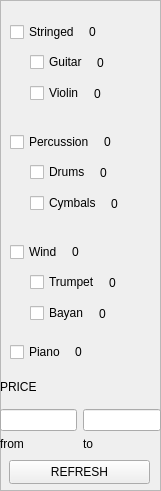
       <widget class="QFrame" name="music_frame">
        <property name="geometry">
         <rect>
          <x>10</x>
          <y>70</y>
          <width>161</width>
          <height>491</height>
         </rect>
        </property>
        <property name="frameShape">
         <enum>QFrame::Shape::StyledPanel</enum>
        </property>
        <property name="frameShadow">
         <enum>QFrame::Shadow::Raised</enum>
        </property>
        <widget class="QWidget" name="layoutWidget">
         <property name="geometry">
          <rect>
           <x>10</x>
           <y>240</y>
           <width>151</width>
           <height>24</height>
          </rect>
         </property>
         <layout class="QHBoxLayout" name="wind_layout">
          <item>
           <widget class="QCheckBox" name="wind_checkBox">
            <property name="text">
             <string>Wind </string>
            </property>
           </widget>
          </item>
          <item>
           <widget class="QLabel" name="windCount_label">
            <property name="text">
             <string>0</string>
            </property>
           </widget>
          </item>
          <item>
           <spacer name="horizontalSpacer_3">
            <property name="orientation">
             <enum>Qt::Orientation::Horizontal</enum>
            </property>
            <property name="sizeHint" stdset="0">
             <size>
              <width>40</width>
              <height>20</height>
             </size>
            </property>
           </spacer>
          </item>
         </layout>
        </widget>
        <widget class="QWidget" name="layoutWidget">
         <property name="geometry">
          <rect>
           <x>30</x>
           <y>50</y>
           <width>131</width>
           <height>56</height>
          </rect>
         </property>
         <layout class="QVBoxLayout" name="verticalLayout_4">
          <item>
           <layout class="QHBoxLayout" name="guitar_layout">
            <item>
             <widget class="QCheckBox" name="guitar_checkBox">
              <property name="text">
               <string>Guitar </string>
              </property>
             </widget>
            </item>
            <item>
             <widget class="QLabel" name="guitarCount_label">
              <property name="text">
               <string>0</string>
              </property>
             </widget>
            </item>
            <item>
             <spacer name="horizontalSpacer_10">
              <property name="orientation">
               <enum>Qt::Orientation::Horizontal</enum>
              </property>
              <property name="sizeHint" stdset="0">
               <size>
                <width>40</width>
                <height>20</height>
               </size>
              </property>
             </spacer>
            </item>
           </layout>
          </item>
          <item>
           <layout class="QHBoxLayout" name="violin_layout">
            <item>
             <widget class="QCheckBox" name="violin_checkBox">
              <property name="text">
               <string>Violin </string>
              </property>
             </widget>
            </item>
            <item>
             <widget class="QLabel" name="violinCount_label">
              <property name="text">
               <string>0</string>
              </property>
             </widget>
            </item>
            <item>
             <spacer name="horizontalSpacer_9">
              <property name="orientation">
               <enum>Qt::Orientation::Horizontal</enum>
              </property>
              <property name="sizeHint" stdset="0">
               <size>
                <width>40</width>
                <height>20</height>
               </size>
              </property>
             </spacer>
            </item>
           </layout>
          </item>
         </layout>
        </widget>
        <widget class="QWidget" name="layoutWidget">
         <property name="geometry">
          <rect>
           <x>30</x>
           <y>160</y>
           <width>131</width>
           <height>56</height>
          </rect>
         </property>
         <layout class="QVBoxLayout" name="verticalLayout">
          <item>
           <layout class="QHBoxLayout" name="drums_layout">
            <item>
             <widget class="QCheckBox" name="drums_checkBox">
              <property name="text">
               <string>Drums </string>
              </property>
             </widget>
            </item>
            <item>
             <widget class="QLabel" name="drumsCount_label">
              <property name="text">
               <string>0</string>
              </property>
             </widget>
            </item>
            <item>
             <spacer name="horizontalSpacer_7">
              <property name="orientation">
               <enum>Qt::Orientation::Horizontal</enum>
              </property>
              <property name="sizeHint" stdset="0">
               <size>
                <width>40</width>
                <height>20</height>
               </size>
              </property>
             </spacer>
            </item>
           </layout>
          </item>
          <item>
           <layout class="QHBoxLayout" name="cymbals_layout">
            <item>
             <widget class="QCheckBox" name="cymbals_checkBox">
              <property name="text">
               <string>Cymbals </string>
              </property>
             </widget>
            </item>
            <item>
             <widget class="QLabel" name="cymbalsCount_label">
              <property name="text">
               <string>0</string>
              </property>
             </widget>
            </item>
            <item>
             <spacer name="horizontalSpacer_6">
              <property name="orientation">
               <enum>Qt::Orientation::Horizontal</enum>
              </property>
              <property name="sizeHint" stdset="0">
               <size>
                <width>40</width>
                <height>20</height>
               </size>
              </property>
             </spacer>
            </item>
           </layout>
          </item>
         </layout>
        </widget>
        <widget class="QWidget" name="layoutWidget">
         <property name="geometry">
          <rect>
           <x>10</x>
           <y>340</y>
           <width>151</width>
           <height>24</height>
          </rect>
         </property>
         <layout class="QHBoxLayout" name="piano_layout">
          <item>
           <widget class="QCheckBox" name="piano_checkBox">
            <property name="text">
             <string>Piano </string>
            </property>
           </widget>
          </item>
          <item>
           <widget class="QLabel" name="pianoCount_label">
            <property name="text">
             <string>0</string>
            </property>
           </widget>
          </item>
          <item>
           <spacer name="horizontalSpacer_12">
            <property name="orientation">
             <enum>Qt::Orientation::Horizontal</enum>
            </property>
            <property name="sizeHint" stdset="0">
             <size>
              <width>40</width>
              <height>20</height>
             </size>
            </property>
           </spacer>
          </item>
         </layout>
        </widget>
        <widget class="QWidget" name="layoutWidget">
         <property name="geometry">
          <rect>
           <x>10</x>
           <y>20</y>
           <width>151</width>
           <height>24</height>
          </rect>
         </property>
         <layout class="QHBoxLayout" name="stringed_layout">
          <item>
           <widget class="QCheckBox" name="stringed_checkBox">
            <property name="text">
             <string>Stringed </string>
            </property>
           </widget>
          </item>
          <item>
           <widget class="QLabel" name="stringedCount_label">
            <property name="text">
             <string>0</string>
            </property>
           </widget>
          </item>
          <item>
           <spacer name="horizontalSpacer_11">
            <property name="orientation">
             <enum>Qt::Orientation::Horizontal</enum>
            </property>
            <property name="sizeHint" stdset="0">
             <size>
              <width>40</width>
              <height>20</height>
             </size>
            </property>
           </spacer>
          </item>
         </layout>
        </widget>
        <widget class="QWidget" name="layoutWidget">
         <property name="geometry">
          <rect>
           <x>30</x>
           <y>270</y>
           <width>131</width>
           <height>56</height>
          </rect>
         </property>
         <layout class="QVBoxLayout" name="verticalLayout_6">
          <item>
           <layout class="QHBoxLayout" name="trumpet_layout">
            <item>
             <widget class="QCheckBox" name="trumpet_checkBox">
              <property name="text">
               <string>Trumpet </string>
              </property>
             </widget>
            </item>
            <item>
             <widget class="QLabel" name="trumpetCount_label">
              <property name="text">
               <string>0</string>
              </property>
             </widget>
            </item>
            <item>
             <spacer name="horizontalSpacer_4">
              <property name="orientation">
               <enum>Qt::Orientation::Horizontal</enum>
              </property>
              <property name="sizeHint" stdset="0">
               <size>
                <width>40</width>
                <height>20</height>
               </size>
              </property>
             </spacer>
            </item>
           </layout>
          </item>
          <item>
           <layout class="QHBoxLayout" name="bayan_layout">
            <item>
             <widget class="QCheckBox" name="bayan_checkBox">
              <property name="text">
               <string>Bayan </string>
              </property>
             </widget>
            </item>
            <item>
             <widget class="QLabel" name="bayanCount_label">
              <property name="text">
               <string>0</string>
              </property>
             </widget>
            </item>
            <item>
             <spacer name="horizontalSpacer_5">
              <property name="orientation">
               <enum>Qt::Orientation::Horizontal</enum>
              </property>
              <property name="sizeHint" stdset="0">
               <size>
                <width>40</width>
                <height>20</height>
               </size>
              </property>
             </spacer>
            </item>
           </layout>
          </item>
         </layout>
        </widget>
        <widget class="QWidget" name="layoutWidget">
         <property name="geometry">
          <rect>
           <x>10</x>
           <y>130</y>
           <width>151</width>
           <height>24</height>
          </rect>
         </property>
         <layout class="QHBoxLayout" name="percussion_layout">
          <item>
           <widget class="QCheckBox" name="percussion_checkBox">
            <property name="text">
             <string>Percussion </string>
            </property>
           </widget>
          </item>
          <item>
           <widget class="QLabel" name="percussionCount_label">
            <property name="text">
             <string>0</string>
            </property>
           </widget>
          </item>
          <item>
           <spacer name="horizontalSpacer_8">
            <property name="orientation">
             <enum>Qt::Orientation::Horizontal</enum>
            </property>
            <property name="sizeHint" stdset="0">
             <size>
              <width>40</width>
              <height>20</height>
             </size>
            </property>
           </spacer>
          </item>
         </layout>
        </widget>
        <widget class="QWidget" name="layoutWidget">
         <property name="geometry">
          <rect>
           <x>0</x>
           <y>370</y>
           <width>161</width>
           <height>81</height>
          </rect>
         </property>
         <layout class="QGridLayout" name="price_layout">
          <item row="1" column="1">
           <layout class="QVBoxLayout" name="priceTo_layout">
            <item>
             <widget class="QLineEdit" name="to_lineEdit"/>
            </item>
            <item>
             <widget class="QLabel" name="to_label">
              <property name="text">
               <string>to</string>
              </property>
             </widget>
            </item>
           </layout>
          </item>
          <item row="1" column="0">
           <layout class="QVBoxLayout" name="priceFrom_layout">
            <item>
             <widget class="QLineEdit" name="from_lineEdit"/>
            </item>
            <item>
             <widget class="QLabel" name="from_label">
              <property name="text">
               <string>from</string>
              </property>
             </widget>
            </item>
           </layout>
          </item>
          <item row="0" column="0" colspan="2">
           <widget class="QLabel" name="price_label">
            <property name="text">
             <string>PRICE</string>
            </property>
           </widget>
          </item>
         </layout>
        </widget>
        <widget class="QPushButton" name="refresh_button">
         <property name="geometry">
          <rect>
           <x>9</x>
           <y>460</y>
           <width>141</width>
           <height>24</height>
          </rect>
         </property>
         <property name="text">
          <string>REFRESH</string>
         </property>
        </widget>
       </widget>
